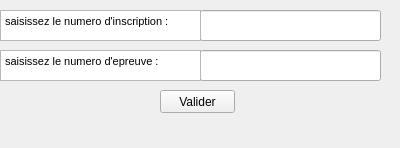
<?xml version="1.0" encoding="UTF-8"?>
<ui version="4.0">
 <class>insertEpreuve</class>
 <widget class="QWidget" name="insertEpreuve">
  <property name="geometry">
   <rect>
    <x>0</x>
    <y>0</y>
    <width>400</width>
    <height>148</height>
   </rect>
  </property>
  <property name="windowTitle">
   <string>insertEpreuve</string>
  </property>
  <widget class="QLineEdit" name="lineEditEp">
   <property name="geometry">
    <rect>
     <x>200</x>
     <y>10</y>
     <width>181</width>
     <height>31</height>
    </rect>
   </property>
  </widget>
  <widget class="QPushButton" name="pushButton_insertEpreuve">
   <property name="geometry">
    <rect>
     <x>160</x>
     <y>90</y>
     <width>75</width>
     <height>23</height>
    </rect>
   </property>
   <property name="text">
    <string>Valider</string>
   </property>
  </widget>
  <widget class="QTextEdit" name="textEdit">
   <property name="geometry">
    <rect>
     <x>0</x>
     <y>10</y>
     <width>201</width>
     <height>31</height>
    </rect>
   </property>
   <property name="html">
    <string>&lt;!DOCTYPE HTML PUBLIC &quot;-//W3C//DTD HTML 4.0//EN&quot; &quot;http://www.w3.org/TR/REC-html40/strict.dtd&quot;&gt;
&lt;html&gt;&lt;head&gt;&lt;meta name=&quot;qrichtext&quot; content=&quot;1&quot; /&gt;&lt;style type=&quot;text/css&quot;&gt;
p, li { white-space: pre-wrap; }
&lt;/style&gt;&lt;/head&gt;&lt;body style=&quot; font-family:'MS Shell Dlg 2'; font-size:8.25pt; font-weight:400; font-style:normal;&quot;&gt;
&lt;p style=&quot; margin-top:0px; margin-bottom:0px; margin-left:0px; margin-right:0px; -qt-block-indent:0; text-indent:0px;&quot;&gt;saisissez le numero d'inscription :&lt;/p&gt;&lt;/body&gt;&lt;/html&gt;</string>
   </property>
  </widget>
  <widget class="QLineEdit" name="lineEditNum">
   <property name="geometry">
    <rect>
     <x>200</x>
     <y>50</y>
     <width>181</width>
     <height>31</height>
    </rect>
   </property>
  </widget>
  <widget class="QTextEdit" name="textEdit_2">
   <property name="geometry">
    <rect>
     <x>0</x>
     <y>50</y>
     <width>201</width>
     <height>31</height>
    </rect>
   </property>
   <property name="html">
    <string>&lt;!DOCTYPE HTML PUBLIC &quot;-//W3C//DTD HTML 4.0//EN&quot; &quot;http://www.w3.org/TR/REC-html40/strict.dtd&quot;&gt;
&lt;html&gt;&lt;head&gt;&lt;meta name=&quot;qrichtext&quot; content=&quot;1&quot; /&gt;&lt;style type=&quot;text/css&quot;&gt;
p, li { white-space: pre-wrap; }
&lt;/style&gt;&lt;/head&gt;&lt;body style=&quot; font-family:'MS Shell Dlg 2'; font-size:8.25pt; font-weight:400; font-style:normal;&quot;&gt;
&lt;p style=&quot; margin-top:0px; margin-bottom:0px; margin-left:0px; margin-right:0px; -qt-block-indent:0; text-indent:0px;&quot;&gt;saisissez le numero d'epreuve :&lt;/p&gt;&lt;/body&gt;&lt;/html&gt;</string>
   </property>
  </widget>
  <widget class="QLabel" name="label_insertEpreuve">
   <property name="geometry">
    <rect>
     <x>20</x>
     <y>110</y>
     <width>351</width>
     <height>21</height>
    </rect>
   </property>
   <property name="text">
    <string/>
   </property>
  </widget>
 </widget>
 <resources/>
 <connections>
  <connection>
   <sender>pushButton_insertEpreuve</sender>
   <signal>clicked()</signal>
   <receiver>insertEpreuve</receiver>
   <slot>refreshResult()</slot>
   <hints>
    <hint type="sourcelabel">
     <x>184</x>
     <y>94</y>
    </hint>
    <hint type="destinationlabel">
     <x>290</x>
     <y>89</y>
    </hint>
   </hints>
  </connection>
 </connections>
 <slots>
  <slot>refreshResult()</slot>
 </slots>
</ui>
